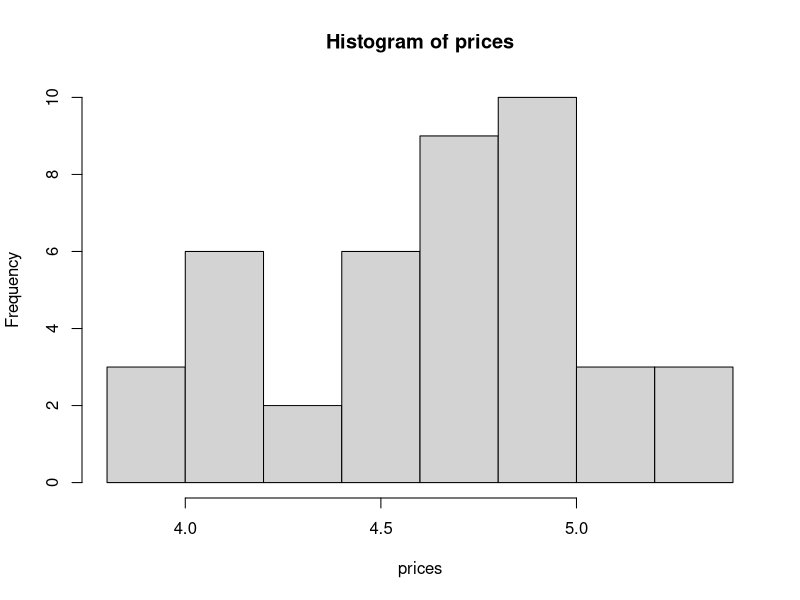
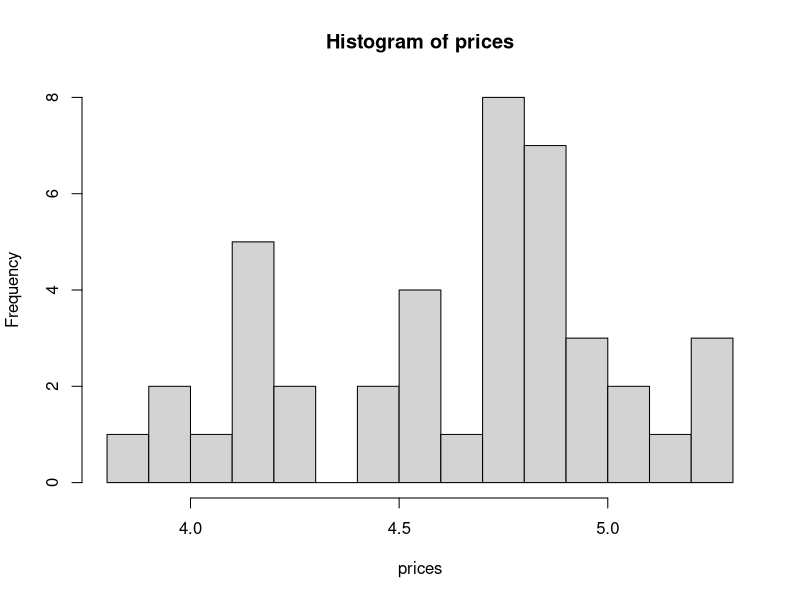
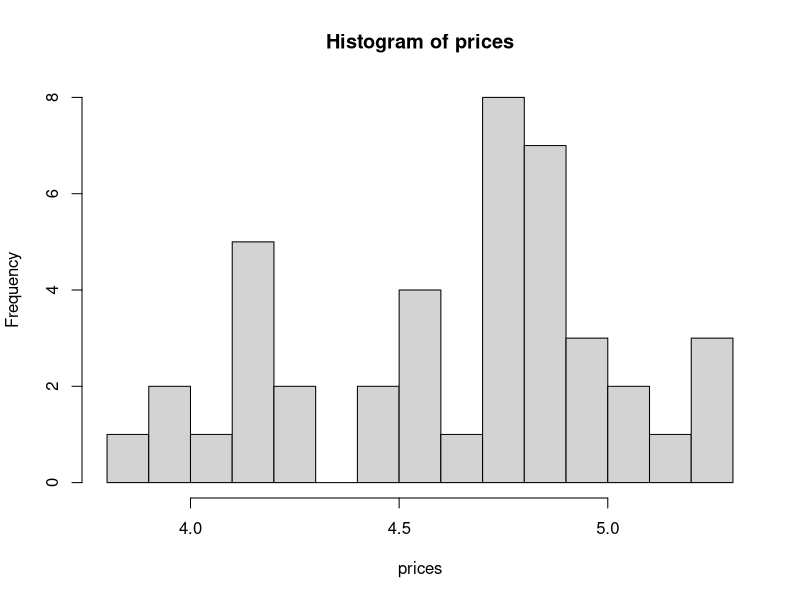

Source code (R) for these figures, in order:
## ---- chunk 1
priv <- c(4.82, 5.29, 4.89, 4.95, 4.55, 4.90, 5.25, 5.30, 4.29, 4.85, 4.54,
          4.75, 4.85, 4.85, 4.50, 4.75, 4.79, 4.85, 4.79, 4.95, 4.95, 4.75,
          5.20, 5.10, 4.80, 4.29)
## ---- chunk 2
govt <- c(4.65, 4.55, 4.11, 4.15, 4.20, 4.55, 3.80, 4.00, 4.19, 4.75, 4.74,
          4.50, 4.10, 4.00, 5.05, 4.20)
## ---- chunk 3
prices <- c(priv, govt)
prices
## ---- chunk 4
hist_res <- hist(prices)
## ---- chunk 5
hist_res
## ---- chunk 6
hist_res$counts
## ---- chunk 7
# Bin edges
hist_res$breaks
## ---- chunk 8
# Counts of values falling into each bin.
hist_res$counts
## ---- chunk 9
results_20 <- hist(prices, breaks=20)
## ---- chunk 10
length(results_20$counts)
## ---- chunk 11
results_20$breaks
## ---- chunk 12
our_edges <- 3.8 + 0:15 * 0.1
our_edges
## ---- chunk 13
results_16 = hist(prices, breaks=our_edges)
## ---- chunk 14
# Show the edges that come back (these are the edges we sent).
results_16$breaks
